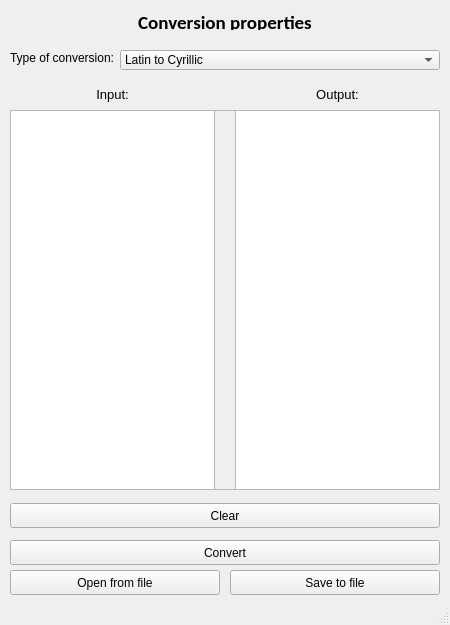
<?xml version="1.0" encoding="UTF-8"?>
<ui version="4.0">
 <class>MainWindow</class>
 <widget class="QMainWindow" name="MainWindow">
  <property name="geometry">
   <rect>
    <x>0</x>
    <y>0</y>
    <width>450</width>
    <height>625</height>
   </rect>
  </property>
  <property name="windowTitle">
   <string>MainWindow</string>
  </property>
  <widget class="QWidget" name="centralwidget">
   <widget class="QLabel" name="configurationProperties_label">
    <property name="geometry">
     <rect>
      <x>10</x>
      <y>10</y>
      <width>430</width>
      <height>20</height>
     </rect>
    </property>
    <property name="font">
     <font>
      <family>Calibri</family>
     </font>
    </property>
    <property name="text">
     <string>&lt;html&gt;&lt;head/&gt;&lt;body&gt;&lt;p align=&quot;center&quot;&gt;&lt;span style=&quot; font-size:14pt; font-weight:700;&quot;&gt;Conversion properties&lt;/span&gt;&lt;/p&gt;&lt;/body&gt;&lt;/html&gt;</string>
    </property>
   </widget>
   <widget class="QLabel" name="typeOfConversion_label">
    <property name="geometry">
     <rect>
      <x>10</x>
      <y>50</y>
      <width>110</width>
      <height>15</height>
     </rect>
    </property>
    <property name="text">
     <string>Type of conversion:</string>
    </property>
   </widget>
   <widget class="QComboBox" name="typeOfConversion_comboBox">
    <property name="geometry">
     <rect>
      <x>120</x>
      <y>50</y>
      <width>320</width>
      <height>20</height>
     </rect>
    </property>
    <item>
     <property name="text">
      <string>Latin to Cyrillic</string>
     </property>
    </item>
    <item>
     <property name="text">
      <string>Cyrillic to Latin</string>
     </property>
    </item>
   </widget>
   <widget class="QFrame" name="main_frame">
    <property name="geometry">
     <rect>
      <x>10</x>
      <y>110</y>
      <width>430</width>
      <height>380</height>
     </rect>
    </property>
    <property name="frameShape">
     <enum>QFrame::Shape::StyledPanel</enum>
    </property>
    <property name="frameShadow">
     <enum>QFrame::Shadow::Raised</enum>
    </property>
    <widget class="QTextEdit" name="input_textEdit">
     <property name="geometry">
      <rect>
       <x>0</x>
       <y>0</y>
       <width>205</width>
       <height>380</height>
      </rect>
     </property>
    </widget>
    <widget class="QTextEdit" name="output_textEdit">
     <property name="geometry">
      <rect>
       <x>225</x>
       <y>0</y>
       <width>205</width>
       <height>380</height>
      </rect>
     </property>
    </widget>
   </widget>
   <widget class="QLabel" name="input_label">
    <property name="geometry">
     <rect>
      <x>10</x>
      <y>85</y>
      <width>205</width>
      <height>20</height>
     </rect>
    </property>
    <property name="text">
     <string>&lt;html&gt;&lt;head/&gt;&lt;body&gt;&lt;p align=&quot;center&quot;&gt;&lt;span style=&quot; font-size:10pt;&quot;&gt;Input:&lt;/span&gt;&lt;/p&gt;&lt;/body&gt;&lt;/html&gt;</string>
    </property>
   </widget>
   <widget class="QLabel" name="output_label">
    <property name="geometry">
     <rect>
      <x>235</x>
      <y>85</y>
      <width>205</width>
      <height>20</height>
     </rect>
    </property>
    <property name="text">
     <string>&lt;html&gt;&lt;head/&gt;&lt;body&gt;&lt;p align=&quot;center&quot;&gt;&lt;span style=&quot; font-size:10pt;&quot;&gt;Output:&lt;/span&gt;&lt;/p&gt;&lt;/body&gt;&lt;/html&gt;</string>
    </property>
   </widget>
   <widget class="QPushButton" name="convert_pushButton">
    <property name="geometry">
     <rect>
      <x>10</x>
      <y>540</y>
      <width>430</width>
      <height>25</height>
     </rect>
    </property>
    <property name="text">
     <string>Convert</string>
    </property>
   </widget>
   <widget class="QPushButton" name="openFromFile_pushButton">
    <property name="geometry">
     <rect>
      <x>10</x>
      <y>570</y>
      <width>210</width>
      <height>25</height>
     </rect>
    </property>
    <property name="text">
     <string>Open from file</string>
    </property>
   </widget>
   <widget class="QPushButton" name="saveToFile_pushButton">
    <property name="geometry">
     <rect>
      <x>230</x>
      <y>570</y>
      <width>210</width>
      <height>25</height>
     </rect>
    </property>
    <property name="minimumSize">
     <size>
      <width>0</width>
      <height>0</height>
     </size>
    </property>
    <property name="text">
     <string>Save to file</string>
    </property>
   </widget>
   <widget class="QPushButton" name="clear_pushButton">
    <property name="geometry">
     <rect>
      <x>10</x>
      <y>503</y>
      <width>430</width>
      <height>25</height>
     </rect>
    </property>
    <property name="text">
     <string>Clear</string>
    </property>
   </widget>
  </widget>
  <widget class="QStatusBar" name="statusBar"/>
 </widget>
 <resources/>
 <connections/>
</ui>
